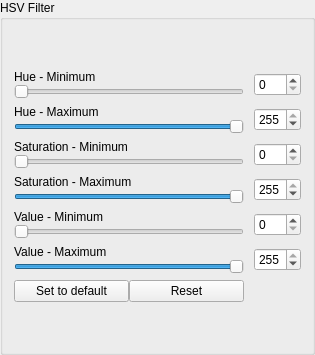
   <widget class="QGroupBox" name="groupBox_HSV">
    <property name="geometry">
     <rect>
      <x>10</x>
      <y>10</y>
      <width>315</width>
      <height>355</height>
     </rect>
    </property>
    <property name="autoFillBackground">
     <bool>false</bool>
    </property>
    <property name="title">
     <string>HSV Filter</string>
    </property>
    <property name="flat">
     <bool>false</bool>
    </property>
    <property name="checkable">
     <bool>false</bool>
    </property>
    <layout class="QVBoxLayout" name="verticalLayout_9">
     <item>
      <layout class="QGridLayout" name="gridLayout">
       <property name="horizontalSpacing">
        <number>10</number>
       </property>
       <item row="6" column="0">
        <layout class="QHBoxLayout" name="horizontalLayout">
         <item>
          <widget class="QPushButton" name="set_button">
           <property name="text">
            <string>Set to default</string>
           </property>
          </widget>
         </item>
         <item>
          <widget class="QPushButton" name="reset_button">
           <property name="text">
            <string>Reset</string>
           </property>
           <property name="shortcut">
            <string>Alt+R</string>
           </property>
          </widget>
         </item>
        </layout>
       </item>
       <item row="3" column="0">
        <layout class="QVBoxLayout" name="verticalLayout_5">
         <item>
          <widget class="QLabel" name="label_4">
           <property name="text">
            <string>Saturation - Maximum</string>
           </property>
          </widget>
         </item>
         <item>
          <widget class="QSlider" name="horizontalSlider_4">
           <property name="maximum">
            <number>255</number>
           </property>
           <property name="value">
            <number>255</number>
           </property>
           <property name="orientation">
            <enum>Qt::Horizontal</enum>
           </property>
          </widget>
         </item>
        </layout>
       </item>
       <item row="2" column="1">
        <widget class="QSpinBox" name="SminBox">
         <property name="maximum">
          <number>255</number>
         </property>
        </widget>
       </item>
       <item row="4" column="0">
        <layout class="QVBoxLayout" name="verticalLayout_6">
         <item>
          <widget class="QLabel" name="label_5">
           <property name="text">
            <string>Value - Minimum</string>
           </property>
          </widget>
         </item>
         <item>
          <widget class="QSlider" name="horizontalSlider_5">
           <property name="maximum">
            <number>255</number>
           </property>
           <property name="orientation">
            <enum>Qt::Horizontal</enum>
           </property>
          </widget>
         </item>
        </layout>
       </item>
       <item row="0" column="0">
        <layout class="QVBoxLayout" name="verticalLayout">
         <item>
          <widget class="QLabel" name="label">
           <property name="text">
            <string>Hue - Minimum</string>
           </property>
          </widget>
         </item>
         <item>
          <widget class="QSlider" name="horizontalSlider">
           <property name="maximum">
            <number>255</number>
           </property>
           <property name="orientation">
            <enum>Qt::Horizontal</enum>
           </property>
          </widget>
         </item>
        </layout>
       </item>
       <item row="1" column="0">
        <layout class="QVBoxLayout" name="verticalLayout_3">
         <item>
          <widget class="QLabel" name="label_2">
           <property name="text">
            <string>Hue - Maximum</string>
           </property>
          </widget>
         </item>
         <item>
          <widget class="QSlider" name="horizontalSlider_2">
           <property name="maximum">
            <number>255</number>
           </property>
           <property name="value">
            <number>255</number>
           </property>
           <property name="orientation">
            <enum>Qt::Horizontal</enum>
           </property>
          </widget>
         </item>
        </layout>
       </item>
       <item row="3" column="1">
        <widget class="QSpinBox" name="SmaxBox">
         <property name="maximum">
          <number>255</number>
         </property>
         <property name="value">
          <number>255</number>
         </property>
        </widget>
       </item>
       <item row="1" column="1">
        <widget class="QSpinBox" name="HmaxBox">
         <property name="maximum">
          <number>255</number>
         </property>
         <property name="value">
          <number>255</number>
         </property>
        </widget>
       </item>
       <item row="5" column="0">
        <layout class="QVBoxLayout" name="verticalLayout_7">
         <item>
          <widget class="QLabel" name="label_6">
           <property name="text">
            <string>Value - Maximum</string>
           </property>
          </widget>
         </item>
         <item>
          <widget class="QSlider" name="horizontalSlider_6">
           <property name="maximum">
            <number>255</number>
           </property>
           <property name="value">
            <number>255</number>
           </property>
           <property name="orientation">
            <enum>Qt::Horizontal</enum>
           </property>
          </widget>
         </item>
        </layout>
       </item>
       <item row="2" column="0">
        <layout class="QVBoxLayout" name="verticalLayout_4">
         <item>
          <widget class="QLabel" name="label_3">
           <property name="text">
            <string>Saturation - Minimum</string>
           </property>
          </widget>
         </item>
         <item>
          <widget class="QSlider" name="horizontalSlider_3">
           <property name="maximum">
            <number>255</number>
           </property>
           <property name="orientation">
            <enum>Qt::Horizontal</enum>
           </property>
          </widget>
         </item>
        </layout>
       </item>
       <item row="4" column="1">
        <widget class="QSpinBox" name="VminBox">
         <property name="maximum">
          <number>255</number>
         </property>
        </widget>
       </item>
       <item row="0" column="1">
        <widget class="QSpinBox" name="HminBox">
         <property name="maximum">
          <number>255</number>
         </property>
        </widget>
       </item>
       <item row="5" column="1">
        <widget class="QSpinBox" name="VmaxBox">
         <property name="maximum">
          <number>255</number>
         </property>
         <property name="value">
          <number>255</number>
         </property>
        </widget>
       </item>
      </layout>
     </item>
    </layout>
   </widget>
